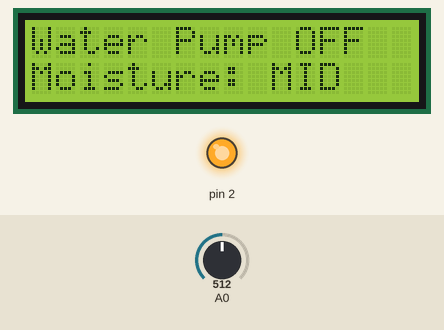
This sketch was run on a simulated Arduino Uno, built with avr-gcc and run on an emulated ATmega328P. Shown: 16×2 character LCD, output pins drawn as LEDs (lit = HIGH). The test bench sets the inputs (shaded band); at power-on: A0 = 512. What the sketch prints to the serial monitor is not drawn.

Above: at 4.2 s.
4.3 s: A0 set to 610
At 5.1 s:
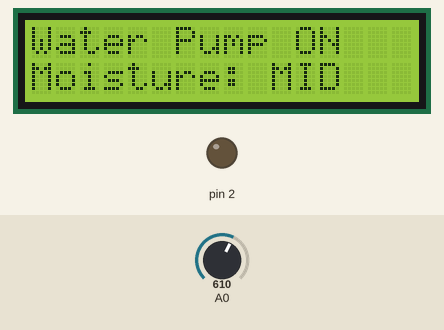
6.7 s: A0 set to 310
8.2 s: A0 set to 291
At 8.7 s:
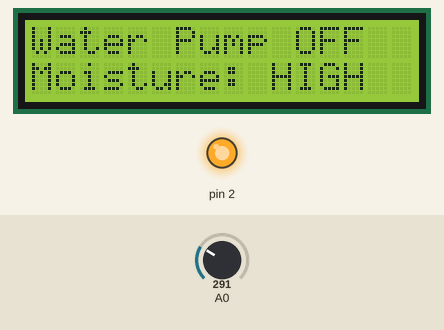
9.9 s: A0 set to 960
At 10.6 s:
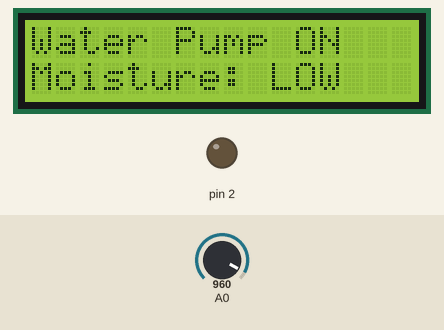
11.4 s: A0 set to 932
At 12.5 s:
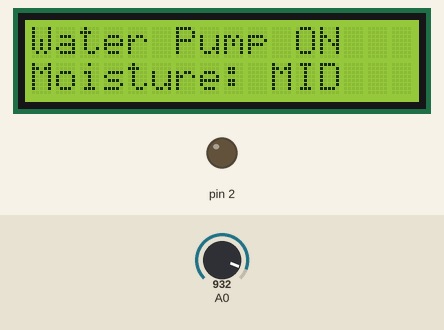
13.0 s: A0 set to 1023
At 14.3 s:
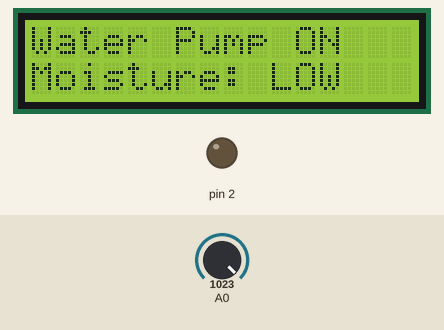
Timing chart, 0 to 15.6 s (numbered marks = the images above; inputs shaded):
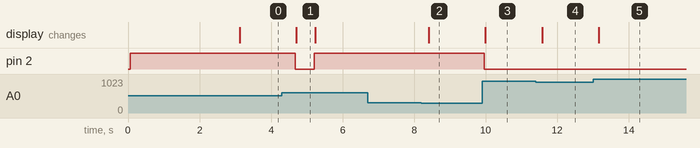

Measured:
- the behaviour switches between 300 and 299 on A0 (found by bisection; images 1 and 2)
- the behaviour switches between 950 and 949 on A0 (found by bisection; images 3 and 4)
- after the input at 4.3 s, pin 2: HIGH → LOW after 0.38 s, → HIGH 0.53 s later; the display: changes after 0.41 s (image 1)
- after the input at 6.7 s, every drawn part: stays the same
- after the input at 8.2 s, the display: changes after 0.20 s (image 2)
- after the input at 9.9 s, pin 2: HIGH → LOW after 0.06 s; the display: changes after 0.09 s (image 3)
- after the input at 11.4 s, the display: changes after 0.17 s (image 4)
- after the input at 13.0 s, the display: changes after 0.16 s (image 5)

The sketch:

sketch_jan2a_PIDrealn01.ino
```cpp
#include <LiquidCrystal_I2C.h>
LiquidCrystal_I2C lcd(0x27, 16, 2);

/* =======================KONFIGURASI PID======================= */

float Kp = 1.2;
float Ki = 0.02;
float Kd = 0.5;

int setPoint = 600;   // Target kelembapan tanah

/* =======================VARIABEL PID======================= */

float error, lastError = 0;
float integral = 0;
float derivative;
float pidOutput;

unsigned long lastTime = 0;

void setup() {
  Serial.begin(9600);

  lcd.init();
  lcd.backlight();
  lcd.clear();

  pinMode(2, OUTPUT);
  digitalWrite(2, HIGH); // Pompa OFF awal (relay aktif LOW)

  lcd.setCursor(0, 0);
  lcd.print("IRRIGATION");
  lcd.setCursor(0, 1);
  lcd.print("SYSTEM IS ON");
  delay(3000);
  lcd.clear();
}

void loop() {
  unsigned long now = millis();
  float deltaTime = (now - lastTime) / 1000.0;
  lastTime = now;

  int value = analogRead(A0);

  /* =======================HITUNG PID======================= */
  error = value - setPoint;   // TANAH KERING → error positif
  integral += error * deltaTime;
  derivative = (error - lastError) / deltaTime;

  pidOutput = (Kp * error) + (Ki * integral) + (Kd * derivative);
  lastError = error;

  /* =======================KONTROL POMPA (ON / OFF)======================= */

  if (pidOutput > 20) {        // Deadband agar stabil
    digitalWrite(2, LOW);     // Pompa ON
    lcd.setCursor(0, 0);
    lcd.print("Water Pump ON ");
  } else {
    digitalWrite(2, HIGH);    // Pompa OFF
    lcd.setCursor(0, 0);
    lcd.print("Water Pump OFF");
  }

  /* =======================DISPLAY KELEMBAPAN======================= */

  lcd.setCursor(0, 1);
  if (value < 300) {
    lcd.print("Moisture: HIGH");
  } else if (value < 950) {
    lcd.print("Moisture: MID ");
  } else {
    lcd.print("Moisture: LOW ");
  }

  /* =======================SERIAL MONITOR ======================= */

  Serial.print("Moisture: ");
  Serial.print(value);
  Serial.print(" | PID Output: ");
  Serial.println(pidOutput);

  delay(500);
}
```
